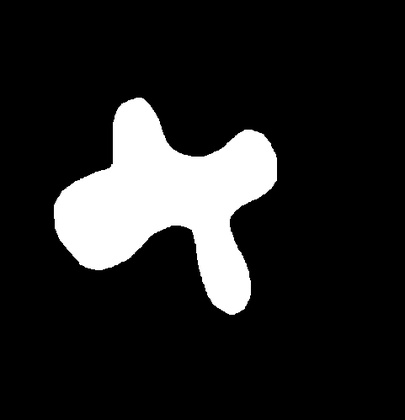
%> input picture pokusy/curv.png, 405 x 420 px, shrunk from 481 x 499 before the run
$ octave curvature.m   (GNU Octave 9; MATLAB toolbox functions it lacks are replaced by stand-ins)
%> lines starting %> are read from the running program, lines starting %| are printed output that depends on the picture; in (x1, y1, x2, y2) boxes, pixels count from 0 and x2, y2 are one past the last pixel; in counts of white or black regions, pixels touching at a corner belong together; the program's own positions count from 1
I = imread('curv.png');
%> I is the input picture: size 420x405x3 uint8; min 0, max 255, mean 35.3
binaryImage = im2bw(I(:,:,1));
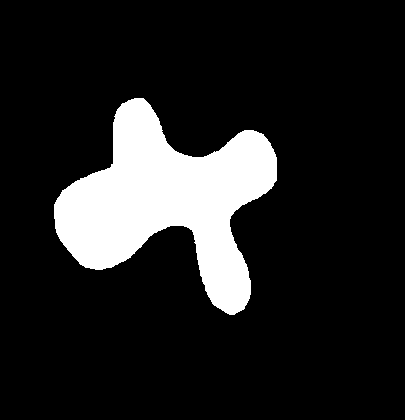
%> binaryImage: size 420x405 logical; 13.8% white; 1 white region, box (x1, y1, x2, y2) and area: (54, 98, 277, 315) 23547
%figure, imshow(binaryImage, []);
%
boundaries = bwboundaries(binaryImage);
%> boundaries = 1 boundary; box (x1, y1, x2, y2) and points: (54, 98, 277, 315) 761
%
x = boundaries{1}(:, 2);
%> x = 761 values, max 277 at index 315, min 55 at index 1, mean 174.5
y = boundaries{1}(:, 1);
%> y = 761 values, max 315 at index 490, min 99 at index 141, mean 205.3
windowSize = 10;
halfWidth = floor(windowSize/2);   %half window size
curvatures = zeros(size(x));
%
%k =10
for k = halfWidth+1 : length(x) - halfWidth
	theseX = x(k-halfWidth:k+halfWidth);   % 19 element of x
	theseY = y(k-halfWidth:k+halfWidth);   % 19 elemebt of y
	% Get a fit.
	coefficients = polyfit(theseX, theseY, 2);
	% Get the curvature
	curvatures(k) = coefficients(1);
	xc(k) = x(k);
	yc(k) = y(k);

end
%> this loop made 751 passes
%> (theseX, theseY, coefficients) on passes 1 to 3: ([55; 56; 56; 57; 57; 58; 58; 59; 60; 61; 61], [205; 204; 203; 202; 201; 200; 199; 198; 197; 196; 195], [0.0771 -10.58 553.7]), ([56; 56; 57; 57; 58; 58; 59; 60; 61; 61; 62], [204; 203; 202; 201; 200; 199; 198; 197; 196; 195; 194], [0.0831 -11.33 577.5]), ([56; 57; 57; 58; 58; 59; 60; 61; 61; 62; 62], [203; 202; 201; 200; 199; 198; 197; 196; 195; 194; 193], [0.00949 -2.66 322])
%> after the loop, curvatures = 761 values, max 1.55e+27 at index 756, min -2.96e+14 at index 751, mean 2.15e+25; xc = 756 values, max 277 at index 315, min 0 at index 1, mean 174.9; yc = 756 values, max 315 at index 490, min 0 at index 1, mean 203.9
clc

% Get rid of ridiculous curvatures (straight line segments).
curvatures(abs(curvatures) > 20) = 0;

%curvatures = flip(curvatures)
%
plot(x, curvatures, 'b-');
hold on
plot(y, curvatures, 'r-');

min_Cur = min(curvatures)
%> min_Cur = -2.5
%
max_Cur = max(curvatures)
%> max_Cur = 3.17
[L W] = size(curvatures);
%> L = 761; W = 1
%
CurCur = curvatures;
%> CurCur = 761 values, max 3.17 at index 570, min -2.5 at index 72, mean 0.00676
for i = 1 :L
    for j = 1 : W
        if CurCur (i,j) < 0  %negative values
           CurCur (i,j) =  CurCur (i,j) +(abs(min_Cur))
        elseif CurCur (i,j) > 0  %positive values
            CurCur (i,j) =  CurCur (i,j) + 100
        end
    end
end
%> after the loop, CurCur = 761 values, max 103.2 at index 570, min 0 at index 1, mean 45.9

curvatures = CurCur;
%> curvatures has the same summary as CurCur
%%

%%
% Make up a colormap
minC = min(curvatures)
%> minC = 0
maxC = max(curvatures)
%> maxC = 103.2
range = ceil(maxC - minC)
%> range = 104
myColorMap = jet(range);
%> myColorMap = 104 rows, first 12: [0 0 0.538; 0 0 0.577; 0 0 0.615; 0 0 0.654; 0 0 0.692; 0 0 0.731; 0 0 0.769; 0 0 0.808; 0 0 0.846; 0 0 0.885; 0 0 0.923; 0 0 0.962]
% Display the image again.
imshow(binaryImage);
hold on;
%
for k = halfWidth+1 : length(x) - halfWidth
	% Get the index in the color map.
	thisIndex = round(size(myColorMap, 1) * (curvatures(k) - minC) / range)

    fprintf('For point #%d, the colormap index is %d\n', k, thisIndex);
	if thisIndex <= 0
		thisIndex = 1;
	end
	if isnan(thisIndex)
		thisIndex = 1;
	end
	% Extract out the RGB triplet for this particular row in the color map.
	thisColor = myColorMap(thisIndex, :);
	plot(x(k), y(k), '.', 'MarkerSize', 25, 'Color', thisColor);
end
%> this loop made 751 passes
%> thisColor on passes 1 to 3: [0.654 0 0], [0.654 0 0], [0.654 0 0]
%| For point #6, the colormap index is 100
%| For point #7, the colormap index is 100
%| For point #8, the colormap index is 100
%| For point #9, the colormap index is 2
%| For point #10, the colormap index is 2
%| For point #11, the colormap index is 2
%| For point #12, the colormap index is 100
%| For point #13, the colormap index is 100
%> (further printed lines are left out)
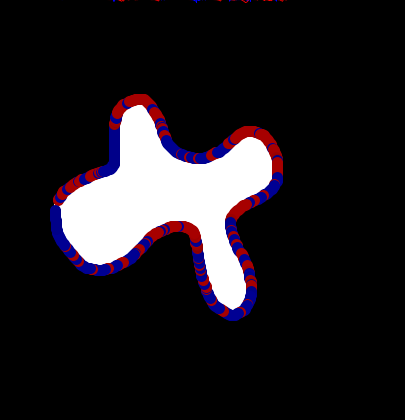
%> figure redrawn from the program's plot data
